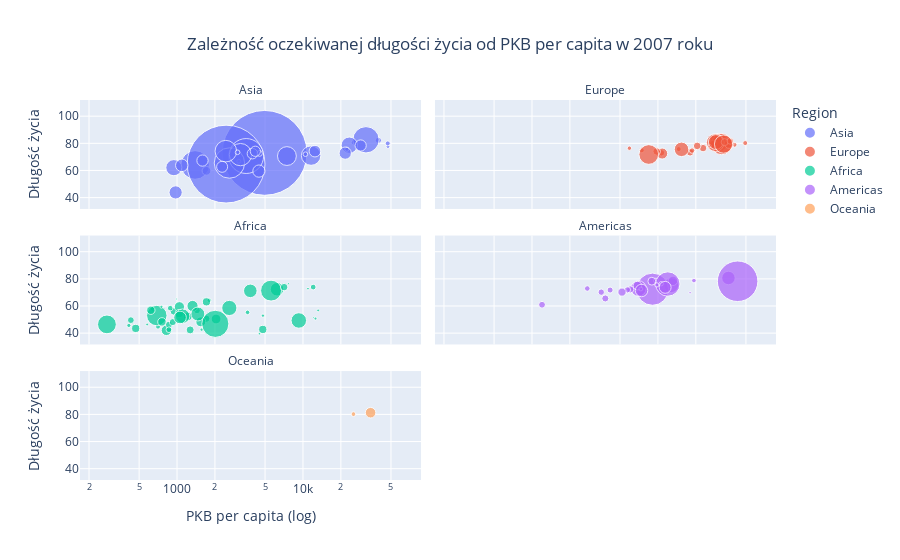

Notebook cell for this chart:
### Code cell
fig = px.scatter(data_2007, x='gdpPercap', y='lifeExp', size='pop', color='continent', hover_name='country',
                 log_x=True, size_max=60, title='Zależność oczekiwanej długości życia od PKB per capita w 2007 roku',
                 labels={'gdpPercap': 'PKB per capita', 'lifeExp': 'Długość życia'},
                 facet_col=data_2007['continent'], facet_col_wrap=2)

fig.update_layout(xaxis=dict(title='PKB per capita (log)'),
                  yaxis=dict(title='Długość życia'),
                  legend=dict(title='Region'),
                  title_x=0.5)

for annotation in fig.layout.annotations:
    annotation.text = annotation.text.split("=")[-1]

fig.show()

### Figure 1 — Plotly figure (JSON) as saved in the notebook; plotly's stock layout.template omitted (floating-point values rounded to 4 significant figures)
{"data": [{"hovertemplate": "<b>%{hovertext}</b><br><br>continent=Asia<br>PKB per capita=%{x}<br>Długość życia=%{y}<br>pop=%{marker.size}<extra></extra>", "hovertext": ["Afghanistan", "Bahrain", "Bangladesh", "Cambodia", "China", "Hong Kong, China", "India", "Indonesia", "Iran", "Iraq", "Israel", "Japan", "Jordan", "Korea, Dem. Rep.", "Korea, Rep.", "Kuwait", "Lebanon", "Malaysia", "Mongolia", "Myanmar", "Nepal", "Oman", "Pakistan", "Philippines", "Saudi Arabia", "Singapore", "Sri Lanka", "Syria", "Taiwan", "Thailand", "Vietnam", "West Bank and Gaza", "Yemen, Rep."], "legendgroup": "Asia", "marker": {"color": "#636efa", "size": [31889923, 708573, 150448339, 14131858, 1318683096, 6980412, 1110396331, 223547000, 69453570, 27499638, 6426679, 127467972, 6053193, 23301725, 49044790, 2505559, 3921278, 24821286, 2874127, 47761980, 28901790, 3204897, 169270617, 91077287, 27601038, 4553009, 20378239, 19314747, 23174294, 65068149, 85262356, 4018332, 22211743], "sizemode": "area", "sizeref": 366300.0, "symbol": "circle"}, "mode": "markers", "name": "Asia", "orientation": "v", "showlegend": true, "type": "scatter", "x": [974.6, 29800.0, 1391.0, 1714.0, 4959.0, 39720.0, 2452.0, 3541.0, 11610.0, 4471.0, 25520.0, 31660.0, 4519.0, 1593.0, 23350.0, 47310.0, 10460.0, 12450.0, 3096.0, 944, 1091.0, 22320.0, 2606.0, 3190.0, 21650.0, 47140.0, 3970.0, 4185.0, 28720.0, 7458.0, 2442.0, 3025.0, 2281.0], "xaxis": "x5", "y": [43.83, 75.64, 64.06, 59.72, 72.96, 82.21, 64.7, 70.65, 70.96, 59.55, 80.75, 82.6, 72.53, 67.3, 78.62, 77.59, 71.99, 74.24, 66.8, 62.07, 63.78, 75.64, 65.48, 71.69, 72.78, 79.97, 72.4, 74.14, 78.4, 70.62, 74.25, 73.42, 62.7], "yaxis": "y5"}, {"hovertemplate": "<b>%{hovertext}</b><br><br>continent=Europe<br>PKB per capita=%{x}<br>Długość życia=%{y}<br>pop=%{marker.size}<extra></extra>", "hovertext": ["Albania", "Austria", "Belgium", "Bosnia and Herzegovina", "Bulgaria", "Croatia", "Czech Republic", "Denmark", "Finland", "France", "Germany", "Greece", "Hungary", "Iceland", "Ireland", "Italy", "Montenegro", "Netherlands", "Norway", "Poland", "Portugal", "Romania", "Serbia", "Slovak Republic", "Slovenia", "Spain", "Sweden", "Switzerland", "Turkey", "United Kingdom"], "legendgroup": "Europe", "marker": {"color": "#EF553B", "size": [3600523, 8199783, 10392226, 4552198, 7322858, 4493312, 10228744, 5468120, 5238460, 61083916, 82400996, 10706290, 9956108, 301931, 4109086, 58147733, 684736, 16570613, 4627926, 38518241, 10642836, 22276056, 10150265, 5447502, 2009245, 40448191, 9031088, 7554661, 71158647, 60776238], "sizemode": "area", "sizeref": 366300.0, "symbol": "circle"}, "mode": "markers", "name": "Europe", "orientation": "v", "showlegend": true, "type": "scatter", "x": [5937.0, 36130.0, 33690.0, 7446.0, 10680.0, 14620.0, 22830.0, 35280.0, 33210.0, 30470.0, 32170.0, 27540.0, 18010.0, 36180.0, 40680.0, 28570.0, 9254.0, 36800.0, 49360.0, 15390.0, 20510.0, 10810.0, 9787.0, 18680.0, 25770.0, 28820.0, 33860.0, 37510.0, 8458.0, 33200.0], "xaxis": "x6", "y": [76.42, 79.83, 79.44, 74.85, 73.0, 75.75, 76.49, 78.33, 79.31, 80.66, 79.41, 79.48, 73.34, 81.76, 78.89, 80.55, 74.54, 79.76, 80.2, 75.56, 78.1, 72.48, 74.0, 74.66, 77.93, 80.94, 80.88, 81.7, 71.78, 79.42], "yaxis": "y6"}, {"hovertemplate": "<b>%{hovertext}</b><br><br>continent=Africa<br>PKB per capita=%{x}<br>Długość życia=%{y}<br>pop=%{marker.size}<extra></extra>", "hovertext": ["Algeria", "Angola", "Benin", "Botswana", "Burkina Faso", "Burundi", "Cameroon", "Central African Republic", "Chad", "Comoros", "Congo, Dem. Rep.", "Congo, Rep.", "Cote d'Ivoire", "Djibouti", "Egypt", "Equatorial Guinea", "Eritrea", "Ethiopia", "Gabon", "Gambia", "Ghana", "Guinea", "Guinea-Bissau", "Kenya", "Lesotho", "Liberia", "Libya", "Madagascar", "Malawi", "Mali", "Mauritania", "Mauritius", "Morocco", "Mozambique", "Namibia", "Niger", "Nigeria", "Reunion", "Rwanda", "Sao Tome and Principe", "Senegal", "Sierra Leone", "Somalia", "South Africa", "Sudan", "Swaziland", "Tanzania", "Togo", "Tunisia", "Uganda", "Zambia", "Zimbabwe"], "legendgroup": "Africa", "marker": {"color": "#00cc96", "size": [33333216, 12420476, 8078314, 1639131, 14326203, 8390505, 17696293, 4369038, 10238807, 710960, 64606759, 3800610, 18013409, 496374, 80264543, 551201, 4906585, 76511887, 1454867, 1688359, 22873338, 9947814, 1472041, 35610177, 2012649, 3193942, 6036914, 19167654, 13327079, 12031795, 3270065, 1250882, 33757175, 19951656, 2055080, 12894865, 135031164, 798094, 8860588, 199579, 12267493, 6144562, 9118773, 43997828, 42292929, 1133066, 38139640, 5701579, 10276158, 29170398, 11746035, 12311143], "sizemode": "area", "sizeref": 366300.0, "symbol": "circle"}, "mode": "markers", "name": "Africa", "orientation": "v", "showlegend": true, "type": "scatter", "x": [6223.0, 4797.0, 1441.0, 12570.0, 1217.0, 430.1, 2042.0, 706.0, 1704.0, 986.1, 277.6, 3633.0, 1545.0, 2082.0, 5581.0, 12150.0, 641.4, 690.8, 13210.0, 752.7, 1328.0, 942.7, 579.2, 1463.0, 1569.0, 414.5, 12060.0, 1045.0, 759.3, 1043.0, 1803.0, 10960.0, 3820.0, 823.7, 4811.0, 619.7, 2014.0, 7670.0, 863.1, 1598.0, 1712.0, 862.5, 926.1, 9270.0, 2602.0, 4513.0, 1107.0, 883.0, 7093.0, 1056.0, 1271.0, 469.7], "xaxis": "x3", "y": [72.3, 42.73, 56.73, 50.73, 52.3, 49.58, 50.43, 44.74, 50.65, 65.15, 46.46, 55.32, 48.33, 54.79, 71.34, 51.58, 58.04, 52.95, 56.73, 59.45, 60.02, 56.01, 46.39, 54.11, 42.59, 45.68, 73.95, 59.44, 48.3, 54.47, 64.16, 72.8, 71.16, 42.08, 52.91, 56.87, 46.86, 76.44, 46.24, 65.53, 63.06, 42.57, 48.16, 49.34, 58.56, 39.61, 52.52, 58.42, 73.92, 51.54, 42.38, 43.49], "yaxis": "y3"}, {"hovertemplate": "<b>%{hovertext}</b><br><br>continent=Americas<br>PKB per capita=%{x}<br>Długość życia=%{y}<br>pop=%{marker.size}<extra></extra>", "hovertext": ["Argentina", "Bolivia", "Brazil", "Canada", "Chile", "Colombia", "Costa Rica", "Cuba", "Dominican Republic", "Ecuador", "El Salvador", "Guatemala", "Haiti", "Honduras", "Jamaica", "Mexico", "Nicaragua", "Panama", "Paraguay", "Peru", "Puerto Rico", "Trinidad and Tobago", "United States", "Uruguay", "Venezuela"], "legendgroup": "Americas", "marker": {"color": "#ab63fa", "size": [40301927, 9119152, 190010647, 33390141, 16284741, 44227550, 4133884, 11416987, 9319622, 13755680, 6939688, 12572928, 8502814, 7483763, 2780132, 108700891, 5675356, 3242173, 6667147, 28674757, 3942491, 1056608, 301139947, 3447496, 26084662], "sizemode": "area", "sizeref": 366300.0, "symbol": "circle"}, "mode": "markers", "name": "Americas", "orientation": "v", "showlegend": true, "type": "scatter", "x": [12780.0, 3822.0, 9066.0, 36320.0, 13170.0, 7007.0, 9645.0, 8948.0, 6025.0, 6873.0, 5728.0, 5186.0, 1202.0, 3548.0, 7321.0, 11980.0, 2749.0, 9809.0, 4173.0, 7409.0, 19330.0, 18010.0, 42950.0, 10610.0, 11420.0], "xaxis": "x4", "y": [75.32, 65.55, 72.39, 80.65, 78.55, 72.89, 78.78, 78.27, 72.23, 74.99, 71.88, 70.26, 60.92, 70.2, 72.57, 76.19, 72.9, 75.54, 71.75, 71.42, 78.75, 69.82, 78.24, 76.38, 73.75], "yaxis": "y4"}, {"hovertemplate": "<b>%{hovertext}</b><br><br>continent=Oceania<br>PKB per capita=%{x}<br>Długość życia=%{y}<br>pop=%{marker.size}<extra></extra>", "hovertext": ["Australia", "New Zealand"], "legendgroup": "Oceania", "marker": {"color": "#FFA15A", "size": [20434176, 4115771], "sizemode": "area", "sizeref": 366300.0, "symbol": "circle"}, "mode": "markers", "name": "Oceania", "orientation": "v", "showlegend": true, "type": "scatter", "x": [34440.0, 25190.0], "xaxis": "x", "y": [81.23, 80.2], "yaxis": "y"}], "layout": {"annotations": [{"font": {}, "showarrow": false, "text": "Oceania", "x": 0.245, "xanchor": "center", "xref": "paper", "y": 0.2867, "yanchor": "bottom", "yref": "paper"}, {"font": {}, "showarrow": false, "text": "Africa", "x": 0.245, "xanchor": "center", "xref": "paper", "y": 0.6433, "yanchor": "bottom", "yref": "paper"}, {"font": {}, "showarrow": false, "text": "Americas", "x": 0.755, "xanchor": "center", "xref": "paper", "y": 0.6433, "yanchor": "bottom", "yref": "paper"}, {"font": {}, "showarrow": false, "text": "Asia", "x": 0.245, "xanchor": "center", "xref": "paper", "y": 1.0, "yanchor": "bottom", "yref": "paper"}, {"font": {}, "showarrow": false, "text": "Europe", "x": 0.755, "xanchor": "center", "xref": "paper", "y": 1.0, "yanchor": "bottom", "yref": "paper"}], "legend": {"itemsizing": "constant", "title": {"text": "Region"}, "tracegroupgap": 0}, "title": {"text": "Zależność oczekiwanej długości życia od PKB per capita w 2007 roku", "x": 0.5}, "xaxis": {"anchor": "y", "domain": [0, 0.49], "title": {"text": "PKB per capita (log)"}, "type": "log"}, "xaxis2": {"anchor": "y2", "domain": [0.51, 1], "matches": "x", "title": {"text": "PKB per capita"}, "type": "log"}, "xaxis3": {"anchor": "y3", "domain": [0, 0.49], "matches": "x", "showticklabels": false, "type": "log"}, "xaxis4": {"anchor": "y4", "domain": [0.51, 1], "matches": "x", "showticklabels": false, "type": "log"}, "xaxis5": {"anchor": "y5", "domain": [0, 0.49], "matches": "x", "showticklabels": false, "type": "log"}, "xaxis6": {"anchor": "y6", "domain": [0.51, 1], "matches": "x", "showticklabels": false, "type": "log"}, "yaxis": {"anchor": "x", "domain": [0, 0.2867], "title": {"text": "Długość życia"}}, "yaxis2": {"anchor": "x2", "domain": [0, 0.2867], "matches": "y", "showticklabels": false}, "yaxis3": {"anchor": "x3", "domain": [0.3567, 0.6433], "matches": "y", "title": {"text": "Długość życia"}}, "yaxis4": {"anchor": "x4", "domain": [0.3567, 0.6433], "matches": "y", "showticklabels": false}, "yaxis5": {"anchor": "x5", "domain": [0.7133, 1.0], "matches": "y", "title": {"text": "Długość życia"}}, "yaxis6": {"anchor": "x6", "domain": [0.7133, 1.0], "matches": "y", "showticklabels": false}}}
